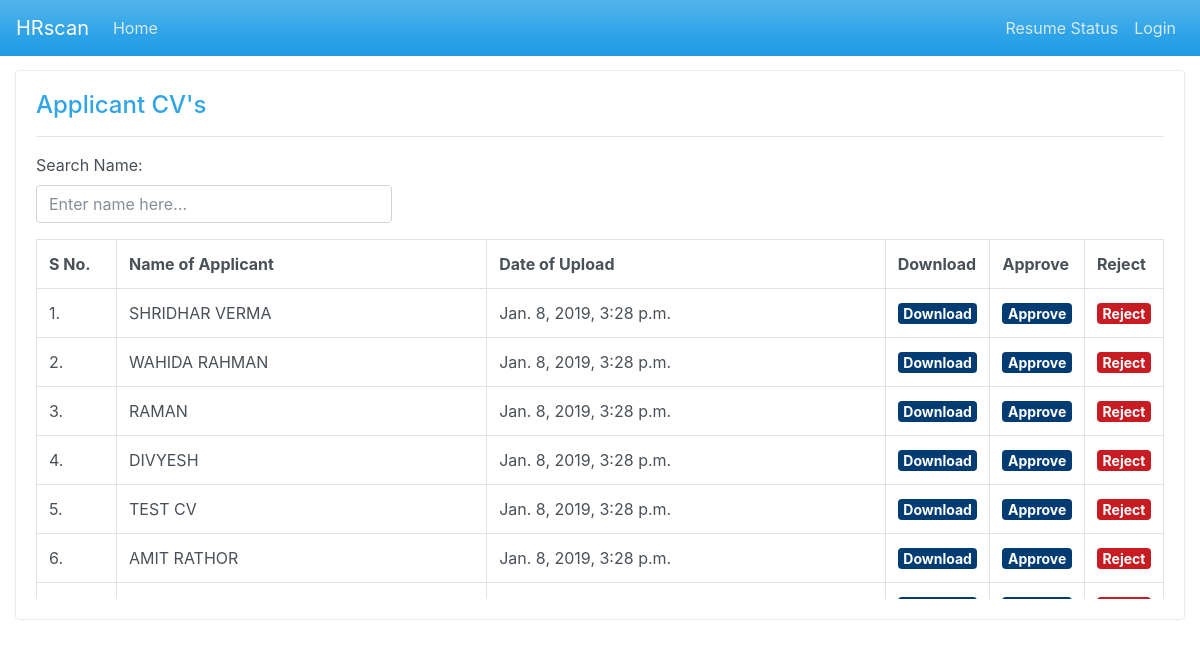
Page /adminpanel/ on the earlier database version.
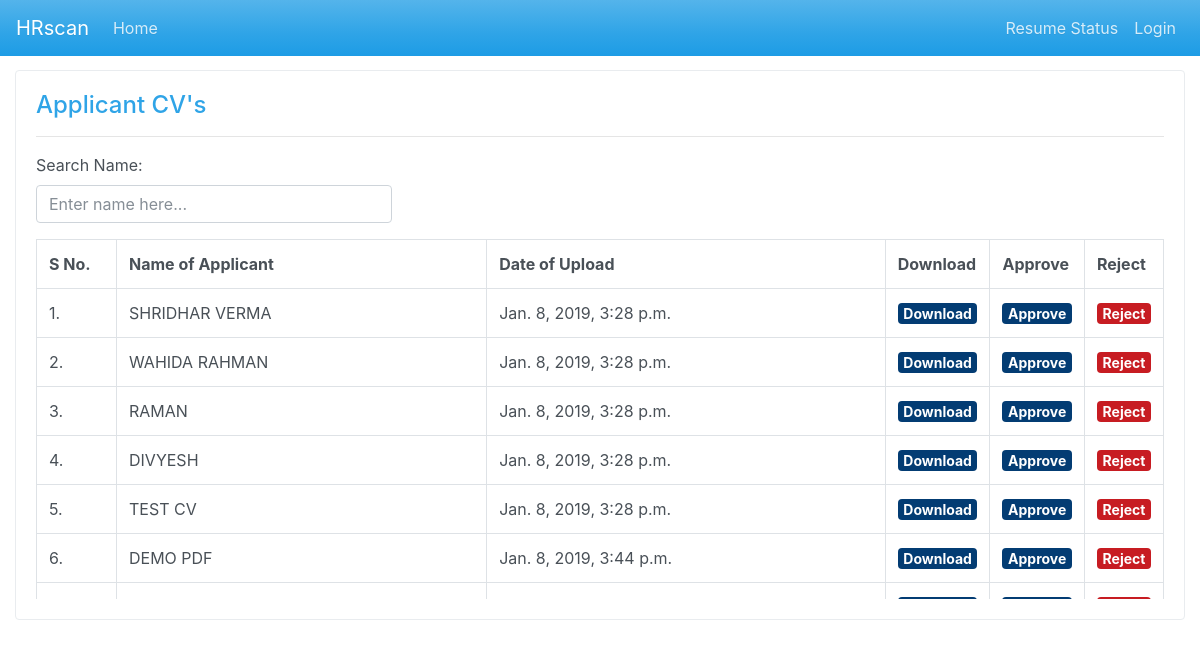
Same page on the later database version.
### scan_app/models.py (models this page shows, shortened)
class ApplicantCV(models.Model):
    applicant_name = models.CharField(max_length=50)
    applicant_cv = models.FileField()
    upload_date = models.DateTimeField(auto_now=True)
    cv_ext = models.CharField(max_length=5)
    approved_by_hr = models.ForeignKey(User,on_delete=models.DO_NOTHING, null=True, blank=True,related_name='cvs_by_hr')
    approved_by_tr = models.ForeignKey(User,on_delete=models.DO_NOTHING, null=True, blank=True,related_name='cvs_by_tr')
    approved_by_mr =  models.ForeignKey(User,on_delete=models.DO_NOTHING, null=True, blank=True,related_name='cvs_by_mr')
    rejected_by =  models.ForeignKey(User,on_delete=models.DO_NOTHING, null=True, blank=True,related_name='cvs_rejected')

### scan_app/views.py (the view, shortened to what this page needs)
# urls.py: path('adminpanel/', views.getcv, name='adminpanel'),
def getcv(request):
    context = {}
    context['applicant_cv'] = ApplicantCV.objects.all()
    return render(request, 'cv.html', context)

### scan_app/templates/cv.html (shortened to what this page needs)
{% extends 'base.html' %}
{% block content %}
    <div class="container-fluid" style="margin-top:20px;">
      <div class="row">
        <div class="col-lg-12">
          <div class="card border-secondary">
            <div class="card-body">
              <h4 class="card-title">Applicant CV's</h4>
              <hr/>
              <div class="row">
                <div class="col-lg-4 col-md-4">
                  <div class="form-group">
                    <label for="">Search Name:</label>
                    <input type="text" class="form-control" id="search" placeholder="Enter name here...">
                  </div>
                </div>
              </div>
              <div style="height:360px;overflow:auto">
                <table id="cvtable" class="table table-bordered">
                  <tr>
                    <th style="width:80px">S No.</th>
                    <th>Name of Applicant</th>
                    <th>Date of Upload</th>
                    <th style="width:40px">Download</th>
                    <th style="width:40px">Approve</th>
                    <th style="width:40px">Reject</th>
                  </tr>
                  {% for a in applicant_cv %}
                  <tr>
                    <td>{{forloop.counter}}.</td>
                    <td>{{a.applicant_name|upper}}
                    </td>
                    <td>{{a.upload_date}}</td>
                    <td><a style="font-size:14px" class="badge badge-info" href="../../media/{{a.applicant_cv}}">Download</a></td>
                    <td><a style="font-size:14px" class="badge badge-info"
                     href="{% url 'approved' id=a.id %}">Approve</a></td>
                    <td><a style="font-size:14px" class="badge badge-danger del" id="{{a.id}}" href="#">Reject</a></td>
                  </tr>
                  {% endfor %}
                </table>
              </div>
            </div>
          </div>
        </div>
      </div>
    </div>
{% endblock %}

### scan_app/templates/base.html (shortened to what this page needs)
<!DOCTYPE html>
{% load static %}
<html lang="en" dir="ltr">
  <head>
    <link rel="stylesheet" href="{% static 'css/bootstrap.min.css' %}" />
  </head>
  <body>
    <nav class="navbar navbar-expand-lg navbar-dark fixed-top bg-primary">
      <a class="navbar-brand"
          {% if user.is_authenticated %}
       href="{% url 'cv_panel' %}"
       {% else %}
       href="{% url 'index' %}"
       {% endif %}
       >HRscan</a>
      <div class="collapse navbar-collapse" id="navbarColor02">
        <ul class="navbar-nav mr-auto">
          {% if user.is_authenticated %}
          <li class="nav-item">
            <a class="nav-link" href="{% url 'cv_panel' %}">All CVs</a>
          </li>
          <li class="nav-item">
            <a class="nav-link" href="{% url 'index' %}">Upload CV </a>
          </li>
          {% if user.is_staff %}
          <li class="nav-item">
            <a class="nav-link" href="/admin/">Admin </a>
          </li>
          {% endif %}
          {% else %}
          <li class="nav-item">
            <a class="nav-link" href="{% url 'index' %}">Home </a>
          </li>
          {% endif %}
        </ul>
        <ul class="navbar-nav">
          <li><a class="nav-link" href="{% url 'usercv' %}">Resume Status</a></li>
          <li class="nav-item">
            {% if user.is_authenticated %}
            <a class="nav-link" href="{% url 'logout' %}">Welcome {{user.username.upper}} Logout </a>
            {% else %}
            <a class="nav-link" href="{% url 'login' %}">Login </a>
            {% endif %}
          </li>
        </ul>
      </div>
    </nav>
    {% block content %}
    {% endblock %}
  </body>
</html>

Differences in the rows shown:
removed ApplicantCV: applicant_name "AMIT RATHOR", upload_date "Jan. 8, 2019, 3:28 p.m."
now on this page (row unchanged): ApplicantCV: applicant_name "DEMO PDF", upload_date "Jan. 8, 2019, 3:44 p.m."
